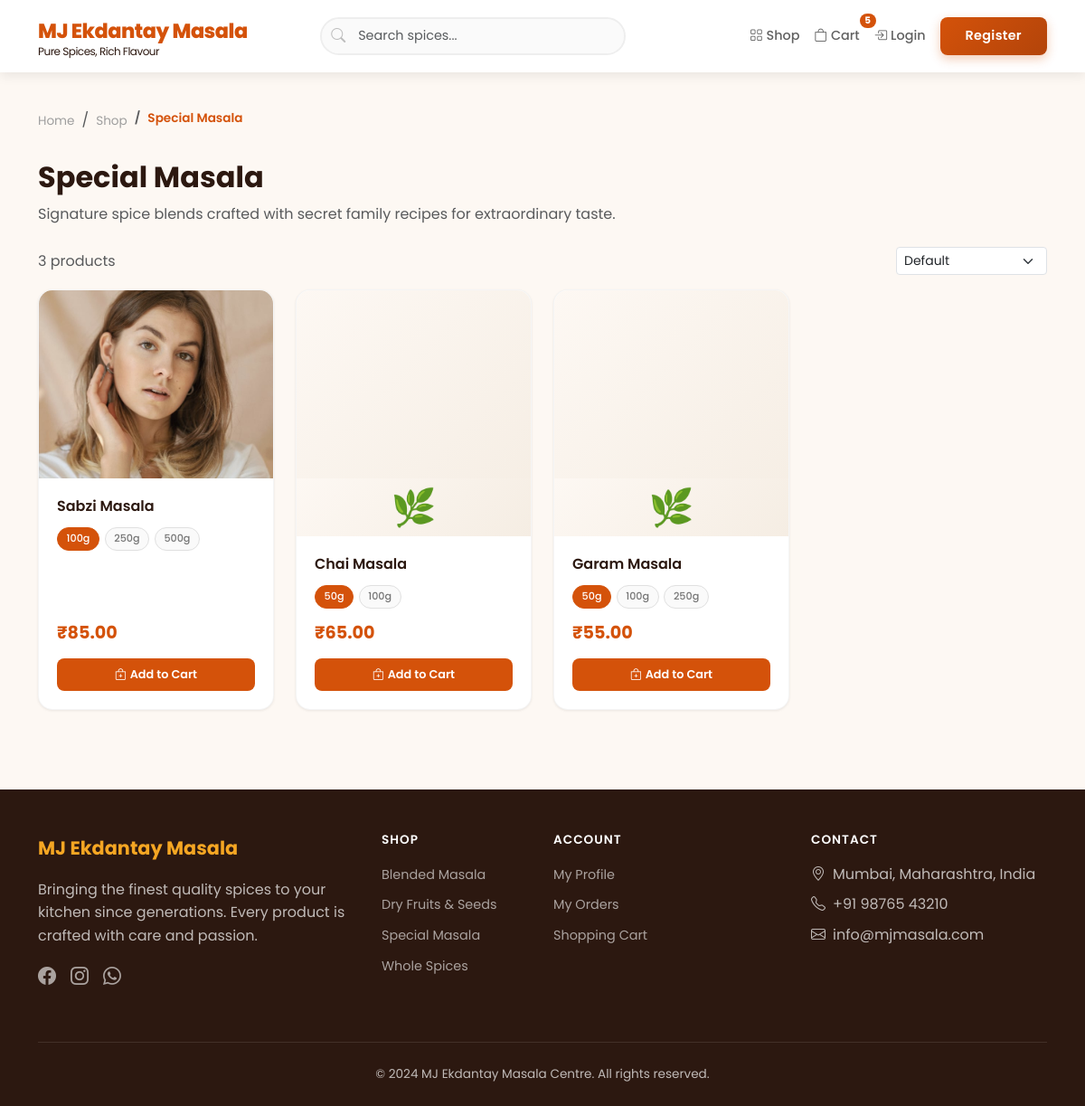
Page /shop/special-masala/ on the committed database.
### products/models.py (models this page shows, shortened)
class Category(models.Model):
    name = models.CharField(max_length=200)
    slug = models.SlugField(max_length=200, unique=True)
    description = models.TextField(blank=True)
    image = models.ImageField(upload_to='categories/', blank=True, null=True)
    created_at = models.DateTimeField(auto_now_add=True)
    class Meta:
        verbose_name_plural = 'Categories'
        ordering = ['name']
    def get_absolute_url(self):
        return reverse('products:category', kwargs={'slug': self.slug})

class Product(models.Model):
    name = models.CharField(max_length=200)
    slug = models.SlugField(max_length=200, unique=True)
    description = models.TextField(blank=True)
    ingredients = models.TextField(blank=True, help_text='Comma-separated list of ingredients')
    usage_info = models.TextField(blank=True, help_text='How to use this product')
    category = models.ForeignKey(Category, on_delete=models.CASCADE, related_name='products')
    base_price = models.DecimalField(max_digits=10, decimal_places=2)
    image = models.ImageField(upload_to='products/', blank=True, null=True)
    is_active = models.BooleanField(default=True)
    is_featured = models.BooleanField(default=False)
    created_at = models.DateTimeField(auto_now_add=True)
    updated_at = models.DateTimeField(auto_now=True)
    class Meta:
        ordering = ['-created_at']
    def get_absolute_url(self):
        return reverse('products:product_detail', kwargs={'slug': self.slug})
    @property
    def default_variant(self):
        return self.variants.first()

class ProductVariant(models.Model):
    product = models.ForeignKey(Product, on_delete=models.CASCADE, related_name='variants')
    weight_label = models.CharField(max_length=50, help_text='e.g. 100g, 250g, 500g')
    price = models.DecimalField(max_digits=10, decimal_places=2)
    stock_quantity = models.PositiveIntegerField(default=0)
    created_at = models.DateTimeField(auto_now_add=True)
    class Meta:
        ordering = ['price']

### products/views.py (the view)
# urls.py: path('shop/<slug:slug>/', views.category_products, name='category'),
def category_products(request, slug):
    category = get_object_or_404(Category, slug=slug)
    products = Product.objects.filter(
        category=category, is_active=True
    ).select_related('category').prefetch_related('variants')
    sort = request.GET.get('sort', '')
    if sort == 'price_low':
        products = products.annotate(min_variant_price=Min('variants__price')).order_by('min_variant_price')
    elif sort == 'price_high':
        products = products.annotate(min_variant_price=Min('variants__price')).order_by('-min_variant_price')
    context = {
        'category': category,
        'products': products,
        'sort': sort,
    }
    return render(request, 'products/category.html', context)

### orders/context_processors.py (called while the page is built)
def cart_count(request):
    count = 0
    try:
        if request.user.is_authenticated:
            cart = Cart.objects.filter(user=request.user).first()
        else:
            if not request.session.session_key:
                request.session.create()
            cart = Cart.objects.filter(session_key=request.session.session_key).first()
        if cart:
            count = cart.total_items
    except Exception:
        pass
    return {'cart_item_count': count}

### orders/models.py (called while the page is built)
    @property
    def total_items(self):
        return sum(item.quantity for item in self.items.all())

### products/context_processors.py (called while the page is built)
def categories_processor(request):
    return {
        'all_categories': Category.objects.all()
    }

### templates/products/category.html (shortened to what this page needs)
{% extends 'base.html' %}
{% load static %}
{% load product_tags %}
{% block content %}
<div class="container py-4">
    <nav class="breadcrumb-custom">
        <ol class="breadcrumb mb-0">
            <li class="breadcrumb-item"><a href="{% url 'products:home' %}">Home</a></li>
            <li class="breadcrumb-item"><a href="{% url 'products:shop' %}">Shop</a></li>
            <li class="breadcrumb-item active">{{ category.name }}</li>
        </ol>
    </nav>
    <div class="mb-4">
        <h2 class="section-title">{{ category.name }}</h2>
        <p class="text-muted">{{ category.description }}</p>
    </div>
    <div class="d-flex justify-content-between align-items-center mb-3">
        <p class="text-muted mb-0">{{ products|length }} product{{ products|length|pluralize }}</p>
        <form method="GET">
            <select class="form-select form-select-sm" name="sort" onchange="this.form.submit();" style="width: auto;">
                <option value="">Default</option>
            </select>
        </form>
    </div>
    {% if products %}
    <div class="row g-4">
        {% for product in products %}
        <div class="col-lg-3 col-md-4 col-6">
            <div class="product-card">
                <a href="{{ product.get_absolute_url }}">
                    <div class="product-image-wrapper">
                        {% if product.image %}
                        <img src="{{ product.image.url }}" alt="{{ product.name }}">
                        {% else %}
                        <div class="placeholder-image">🌿</div>
                        {% endif %}
                    </div>
                </a>
                <div class="product-info">
                    <h6 class="product-name">
                        <a href="{{ product.get_absolute_url }}">{{ product.name }}</a>
                    </h6>
                    <div class="variant-pills">
                        {% for variant in product.variants.all %}
                        <span class="variant-pill card-variant-pill {% if forloop.first %}active{% endif %}"
                              data-price="{{ variant.price }}"
                              data-variant-id="{{ variant.id }}">{{ variant.weight_label }}</span>
                        {% endfor %}
                    </div>
                    {% with product.default_variant as dv %}
                    {% if dv %}
                    <div class="product-price">
                        <span class="card-price-value">₹{{ dv.price }}</span>
                    </div>
                    <form class="add-to-cart-form" action="{% url 'orders:add_to_cart' %}" method="POST">
                        <button type="submit" class="btn-cart">
                            <i class="bi bi-bag-plus me-1"></i>Add to Cart
                        </button>
                    </form>
                    {% endif %}
                    {% endwith %}
                </div>
            </div>
        </div>
        {% endfor %}
    </div>
    {% endif %}
</div>
{% endblock %}

### templates/base.html (shortened to what this page needs)
{% load static %}
{% load product_tags %}
<!DOCTYPE html>
<html lang="en">
<head>
    <link href="https://cdn.jsdelivr.net/npm/bootstrap@5.3.2/dist/css/bootstrap.min.css" rel="stylesheet">
    <link href="https://cdn.jsdelivr.net/npm/bootstrap-icons@1.11.1/font/bootstrap-icons.css" rel="stylesheet">
    <link href="{% static 'css/style.css' %}" rel="stylesheet">
</head>
<body>
    <nav class="navbar navbar-expand-lg navbar-custom">
        <div class="container">
            <a class="navbar-brand" href="{% url 'products:home' %}">
                MJ Ekdantay Masala
                <span>Pure Spices, Rich Flavour</span>
            </a>
            <div class="collapse navbar-collapse" id="navbarMain">
                <form class="navbar-search mx-auto" action="{% url 'products:shop' %}" method="GET">
                    <i class="bi bi-search search-icon"></i>
                    <input type="text" name="q" class="form-control" placeholder="Search spices..." value="{{ request.GET.q|default:'' }}">
                </form>
                <ul class="navbar-nav ms-auto align-items-center">
                    <li class="nav-item">
                        <a class="nav-link" href="{% url 'products:shop' %}">
                            <i class="bi bi-grid me-1"></i>Shop
                        </a>
                    </li>
                    <li class="nav-item">
                        <a class="nav-link cart-badge" href="{% url 'orders:cart' %}">
                            <i class="bi bi-bag me-1"></i>Cart
                            <span class="badge cart-count-badge" style="{% if cart_item_count == 0 %}display:none{% endif %}">{{ cart_item_count }}</span>
                        </a>
                    </li>
                    {% if user.is_authenticated %}
                    <li class="nav-item dropdown">
                        <a class="nav-link dropdown-toggle" href="#" data-bs-toggle="dropdown">
                            <i class="bi bi-person-circle me-1"></i>{{ user.first_name|default:"Account" }}
                        </a>
                        <ul class="dropdown-menu dropdown-menu-end shadow-sm border-0">
                            <li><a class="dropdown-item" href="{% url 'accounts:profile' %}"><i class="bi bi-person me-2"></i>Profile</a></li>
                            <li><a class="dropdown-item" href="{% url 'accounts:my_orders' %}"><i class="bi bi-box me-2"></i>My Orders</a></li>
                            {% if user.is_superuser %}
                            <li><hr class="dropdown-divider"></li>
                            <li><a class="dropdown-item" href="/store-admin/"><i class="bi bi-gear me-2"></i>Admin Panel</a></li>
                            {% endif %}
                            <li><hr class="dropdown-divider"></li>
                            <li><a class="dropdown-item" href="{% url 'accounts:logout' %}"><i class="bi bi-box-arrow-right me-2"></i>Logout</a></li>
                        </ul>
                    </li>
                    {% else %}
                    <li class="nav-item">
                        <a class="nav-link" href="{% url 'accounts:login' %}">
                            <i class="bi bi-box-arrow-in-right me-1"></i>Login
                        </a>
                    </li>
                    <li class="nav-item">
                        <a class="btn btn-primary-custom btn-sm ms-2" href="{% url 'accounts:register' %}">Register</a>
                    </li>
                    {% endif %}
                </ul>
            </div>
        </div>
    </nav>
    {% block content %}{% endblock %}
    <footer class="footer">
        <div class="container">
            <div class="row">
                <div class="col-lg-4 mb-4">
                    <div class="footer-brand mb-3">MJ Ekdantay Masala</div>
                    <p class="mb-3">Bringing the finest quality spices to your kitchen since generations. Every product is crafted with care and passion.</p>
                    <div class="d-flex gap-3">
                        <a href="#"><i class="bi bi-facebook fs-5"></i></a>
                        <a href="#"><i class="bi bi-instagram fs-5"></i></a>
                        <a href="#"><i class="bi bi-whatsapp fs-5"></i></a>
                    </div>
                </div>
                <div class="col-lg-2 col-md-4 mb-4">
                    <h6>Shop</h6>
                    <ul class="list-unstyled">
                        {% for cat in all_categories %}
                        <li class="mb-2"><a href="{{ cat.get_absolute_url }}">{{ cat.name }}</a></li>
                        {% endfor %}
                    </ul>
                </div>
                <div class="col-lg-3 col-md-4 mb-4">
                    <h6>Account</h6>
                    <ul class="list-unstyled">
                        <li class="mb-2"><a href="{% url 'accounts:profile' %}">My Profile</a></li>
                        <li class="mb-2"><a href="{% url 'accounts:my_orders' %}">My Orders</a></li>
                        <li class="mb-2"><a href="{% url 'orders:cart' %}">Shopping Cart</a></li>
                    </ul>
                </div>
                <div class="col-lg-3 col-md-4 mb-4">
                    <h6>Contact</h6>
                    <ul class="list-unstyled">
                        <li class="mb-2"><i class="bi bi-geo-alt me-2"></i>Mumbai, Maharashtra, India</li>
                        <li class="mb-2"><i class="bi bi-telephone me-2"></i>+91 98765 43210</li>
                        <li class="mb-2"><i class="bi bi-envelope me-2"></i>info@mjmasala.com</li>
                    </ul>
                </div>
            </div>
            <div class="footer-bottom">
                <p class="mb-0">&copy; 2024 MJ Ekdantay Masala Centre. All rights reserved.</p>
            </div>
        </div>
    </footer>
</body>
</html>

### rows in the picture
Category: name "Special Masala", description "Signature spice blends crafted with secret family recipes for extraordinary taste."
Product: image (picture), name "Sabzi Masala", default_variant.price "85.00"
ProductVariant: weight_label "100g"
ProductVariant: weight_label "250g"
ProductVariant: weight_label "500g"
Product: name "Chai Masala", default_variant.price "65.00"
ProductVariant: weight_label "50g"
ProductVariant: weight_label "100g"
Product: name "Garam Masala", default_variant.price "55.00"
ProductVariant: weight_label "50g"
ProductVariant: weight_label "100g"
ProductVariant: weight_label "250g"
Category: name "Blended Masala"
Category: name "Dry Fruits & Seeds"
Category: name "Whole Spices"

### other values in the picture
{{ cart_item_count }} "5"
{{ products|length }} "3"
